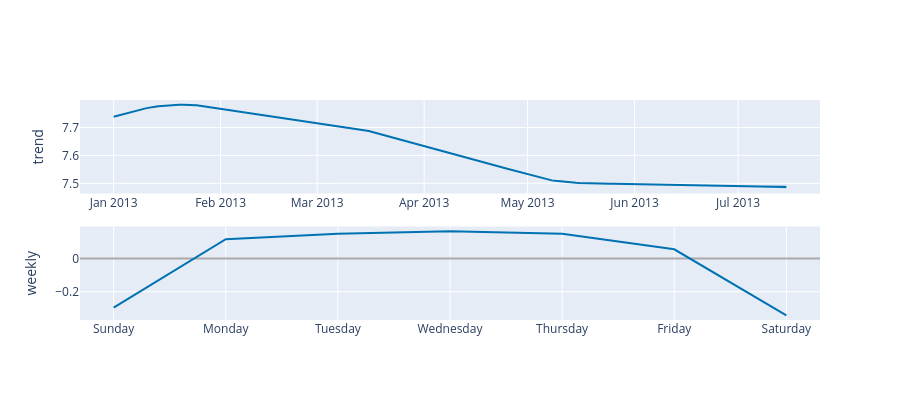

The code cell stored with this chart in its notebook:
### Code cell
plot_components_plotly(model, forecast)

### Figure 1 — Plotly figure (JSON) as saved in the notebook; plotly's stock layout.template omitted (floating-point values rounded to 4 significant figures; data arrays with more than 128 entries replaced by an {"elided": "..."} marker saying what was removed)
{"data": [{"line": {"color": "#0072B2", "width": 2}, "mode": "lines", "name": "trend", "type": "scatter", "x": {"elided": "196 str values"}, "xaxis": "x", "y": {"elided": "196 float values"}, "yaxis": "y"}, {"line": {"color": "rgba(0, 114, 178, 0.2)", "width": 0}, "mode": "lines", "name": "trend_upper", "type": "scatter", "x": {"elided": "196 str values"}, "xaxis": "x", "y": {"elided": "196 float values"}, "yaxis": "y"}, {"fill": "tonexty", "fillcolor": "rgba(0, 114, 178, 0.2)", "line": {"color": "rgba(0, 114, 178, 0.2)", "width": 0}, "mode": "lines", "name": "trend_lower", "type": "scatter", "x": {"elided": "196 str values"}, "xaxis": "x", "y": {"elided": "196 float values"}, "yaxis": "y"}, {"line": {"color": "#0072B2", "width": 2}, "mode": "lines", "name": "weekly", "type": "scatter", "x": ["2017-01-01T00:00:00", "2017-01-02T00:00:00", "2017-01-03T00:00:00", "2017-01-04T00:00:00", "2017-01-05T00:00:00", "2017-01-06T00:00:00", "2017-01-07T00:00:00"], "xaxis": "x2", "y": [-0.2968, 0.1171, 0.1501, 0.1658, 0.1502, 0.05638, -0.3428], "yaxis": "y2"}], "layout": {"height": 400, "showlegend": false, "width": 900, "xaxis": {"anchor": "y", "domain": [0, 1], "range": ["2012-12-22T06:00:00", "2013-07-24T18:00:00"], "type": "date"}, "xaxis2": {"anchor": "y2", "domain": [0, 1], "range": ["2016-12-31T16:48:00", "2017-01-07T07:12:00"], "tickformat": "%A", "type": "date"}, "yaxis": {"anchor": "x", "autorange": true, "domain": [0.575, 1], "range": [7.463, 7.799], "rangemode": "normal", "title": {"text": "trend"}, "type": "linear", "zerolinecolor": "#AAA"}, "yaxis2": {"anchor": "x2", "autorange": true, "domain": [0, 0.425], "range": [-0.371, 0.1941], "title": {"text": "weekly"}, "type": "linear", "zerolinecolor": "#AAA"}}}
